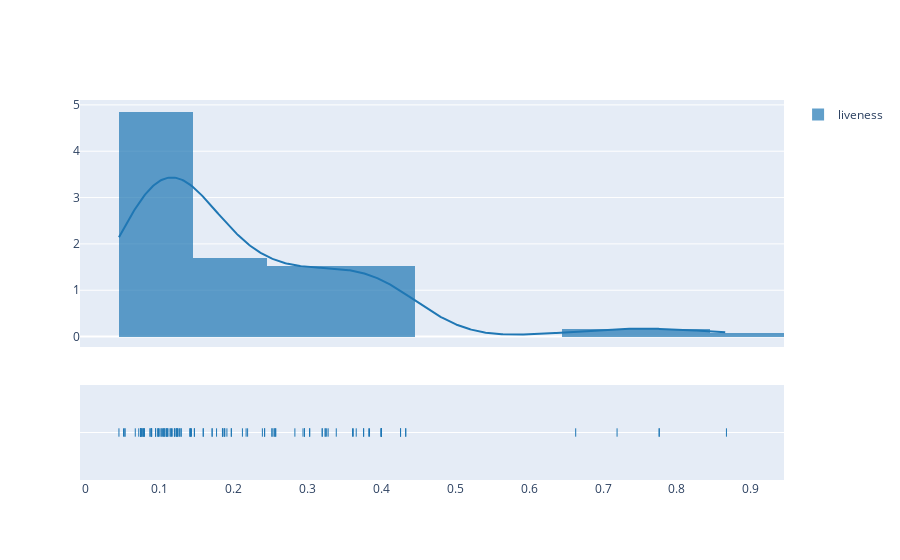

This figure's notebook cell:
### Code cell
fig = ff.create_distplot([df["liveness"]], ["liveness"], bin_size=.1)
fig.show()

### Figure 1 — Plotly figure (JSON) as saved in the notebook; plotly's stock layout.template omitted (floating-point values rounded to 4 significant figures; data arrays with more than 128 entries replaced by an {"elided": "..."} marker saying what was removed)
{"data": [{"autobinx": false, "histnorm": "probability density", "legendgroup": "liveness", "marker": {"color": "rgb(31, 119, 180)"}, "name": "liveness", "opacity": 0.7, "type": "histogram", "x": [0.0892, 0.078, 0.0984, 0.143, 0.117, 0.0794, 0.191, 0.141, 0.107, 0.0742, 0.0742, 0.0742, 0.0742, 0.115, 0.0792, 0.366, 0.339, 0.087, 0.114, 0.219, 0.177, 0.141, 0.126, 0.0994, 0.384, 0.719, 0.0511, 0.361, 0.067, 0.362, 0.663, 0.283, 0.12, 0.12, 0.11, 0.294, 0.867, 0.383, 0.0871, 0.116, 0.326, 0.239, 0.0449, 0.187, 0.328, 0.104, 0.212, 0.0717, 0.127, 0.122, 0.105, 0.217, 0.197, 0.197, 0.185, 0.185, 0.0945, 0.0945, 0.0774, 0.0774, 0.102, 0.102, 0.376, 0.376, 0.303, 0.303, 0.4, 0.4, 0.4, 0.4, 0.4, 0.4, 0.4, 0.4, 0.124, 0.124, 0.255, 0.255, 0.142, 0.142, 0.0757, 0.0757, 0.242, 0.242, 0.171, 0.171, 0.111, 0.111, 0.776, 0.776, 0.109, 0.109, 0.324, 0.324, 0.296, 0.296, 0.188, 0.188, 0.089, 0.089, 0.159, 0.159, 0.0976, 0.0976, 0.426, 0.426, 0.252, 0.252, 0.147, 0.147, 0.129, 0.129, 0.053, 0.053, 0.32, 0.32, 0.433, 0.433, 0.123, 0.123, 0.106, 0.106, 0.257, 0.257], "xaxis": "x", "xbins": {"end": 0.867, "size": 0.1, "start": 0.0449}, "yaxis": "y"}, {"legendgroup": "liveness", "marker": {"color": "rgb(31, 119, 180)"}, "mode": "lines", "name": "liveness", "showlegend": false, "type": "scatter", "x": {"elided": "500 float values"}, "xaxis": "x", "y": {"elided": "500 float values"}, "yaxis": "y"}, {"legendgroup": "liveness", "marker": {"color": "rgb(31, 119, 180)", "symbol": "line-ns-open"}, "mode": "markers", "name": "liveness", "showlegend": false, "type": "scatter", "x": [0.0892, 0.078, 0.0984, 0.143, 0.117, 0.0794, 0.191, 0.141, 0.107, 0.0742, 0.0742, 0.0742, 0.0742, 0.115, 0.0792, 0.366, 0.339, 0.087, 0.114, 0.219, 0.177, 0.141, 0.126, 0.0994, 0.384, 0.719, 0.0511, 0.361, 0.067, 0.362, 0.663, 0.283, 0.12, 0.12, 0.11, 0.294, 0.867, 0.383, 0.0871, 0.116, 0.326, 0.239, 0.0449, 0.187, 0.328, 0.104, 0.212, 0.0717, 0.127, 0.122, 0.105, 0.217, 0.197, 0.197, 0.185, 0.185, 0.0945, 0.0945, 0.0774, 0.0774, 0.102, 0.102, 0.376, 0.376, 0.303, 0.303, 0.4, 0.4, 0.4, 0.4, 0.4, 0.4, 0.4, 0.4, 0.124, 0.124, 0.255, 0.255, 0.142, 0.142, 0.0757, 0.0757, 0.242, 0.242, 0.171, 0.171, 0.111, 0.111, 0.776, 0.776, 0.109, 0.109, 0.324, 0.324, 0.296, 0.296, 0.188, 0.188, 0.089, 0.089, 0.159, 0.159, 0.0976, 0.0976, 0.426, 0.426, 0.252, 0.252, 0.147, 0.147, 0.129, 0.129, 0.053, 0.053, 0.32, 0.32, 0.433, 0.433, 0.123, 0.123, 0.106, 0.106, 0.257, 0.257], "xaxis": "x", "y": ["liveness", "liveness", "liveness", "liveness", "liveness", "liveness", "liveness", "liveness", "liveness", "liveness", "liveness", "liveness", "liveness", "liveness", "liveness", "liveness", "liveness", "liveness", "liveness", "liveness", "liveness", "liveness", "liveness", "liveness", "liveness", "liveness", "liveness", "liveness", "liveness", "liveness", "liveness", "liveness", "liveness", "liveness", "liveness", "liveness", "liveness", "liveness", "liveness", "liveness", "liveness", "liveness", "liveness", "liveness", "liveness", "liveness", "liveness", "liveness", "liveness", "liveness", "liveness", "liveness", "liveness", "liveness", "liveness", "liveness", "liveness", "liveness", "liveness", "liveness", "liveness", "liveness", "liveness", "liveness", "liveness", "liveness", "liveness", "liveness", "liveness", "liveness", "liveness", "liveness", "liveness", "liveness", "liveness", "liveness", "liveness", "liveness", "liveness", "liveness", "liveness", "liveness", "liveness", "liveness", "liveness", "liveness", "liveness", "liveness", "liveness", "liveness", "liveness", "liveness", "liveness", "liveness", "liveness", "liveness", "liveness", "liveness", "liveness", "liveness", "liveness", "liveness", "liveness", "liveness", "liveness", "liveness", "liveness", "liveness", "liveness", "liveness", "liveness", "liveness", "liveness", "liveness", "liveness", "liveness", "liveness", "liveness", "liveness", "liveness", "liveness", "liveness", "liveness", "liveness"], "yaxis": "y2"}], "layout": {"barmode": "overlay", "hovermode": "closest", "legend": {"traceorder": "reversed"}, "xaxis": {"anchor": "y2", "domain": [0, 1], "zeroline": false}, "yaxis": {"anchor": "free", "domain": [0.35, 1], "position": 0}, "yaxis2": {"anchor": "x", "domain": [0, 0.25], "dtick": 1, "showticklabels": false}}}
